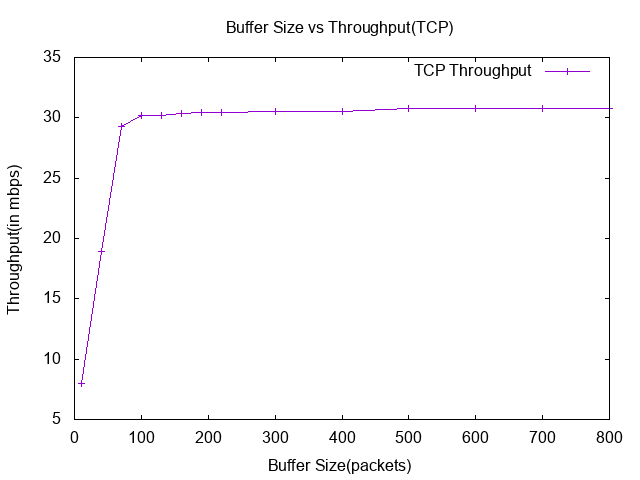

Reproduce this figure in gnuplot.
set terminal png
set output "buffersize_tcp.png"
set title "Buffer Size vs Throughput(TCP)"
set xlabel "Buffer Size(packets)"
set ylabel "Throughput(in mbps)"

set xrange [0:800]
plot "-"  title "TCP Throughput" with linespoints
10 7.96819
40 18.9106
70 29.2735
100 30.2182
130 30.1942
160 30.3842
190 30.4211
220 30.4579
300 30.5096
400 30.5434
500 30.802
600 30.8069
700 30.8069
800 30.8069
e
